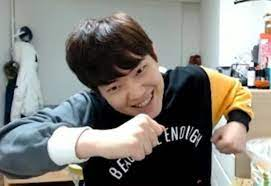
#> input picture 2022_10_06/DDA12.jpg, 271 x 186 px
$ jupyter execute asd.ipynb
#> lines starting #> are read from the running program, lines starting #| are printed output that depends on the picture
[cell 1]
import cv2
import numpy as np
img = cv2.imread('DDA12.jpg')
#> img is the input picture: shape (186, 271, 3); mean B, G, R 122.8, 128.2, 129.7
res = cv2.resize(img,None,fx=2, fy=2, interpolation = cv2.INTER_CUBIC)
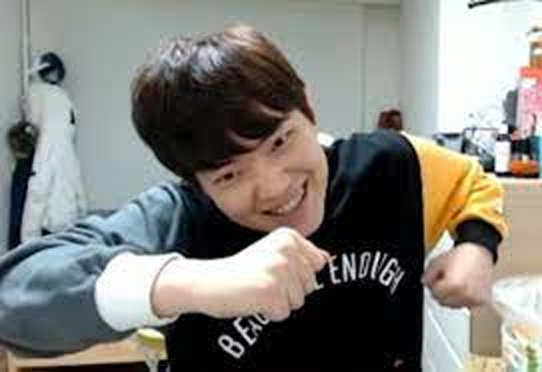
#> res: shape (372, 542, 3); mean B, G, R 122.8, 128.2, 129.7
#OR
height, width = img.shape[:2]
#> height = 186; width = 271
res = cv2.resize(img,(2*width, 2*height), interpolation = cv2.INTER_CUBIC)
